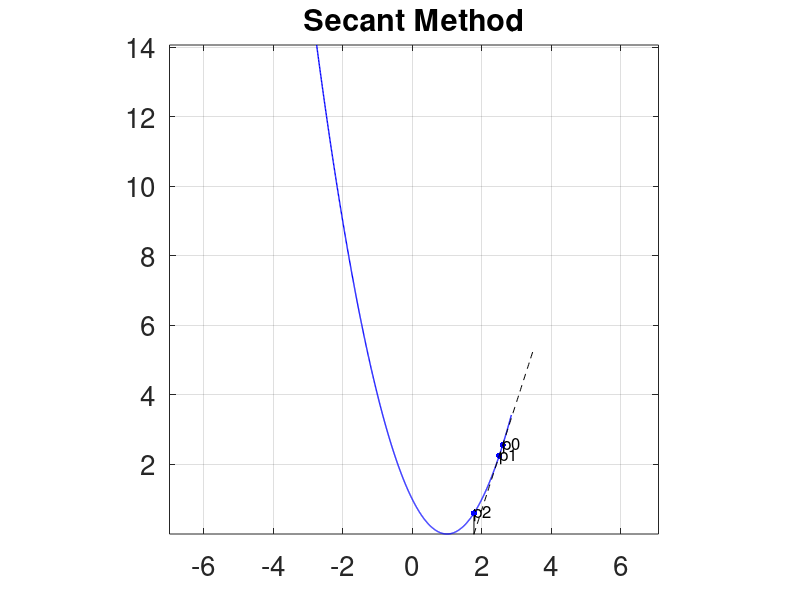

The MATLAB source for this figure: (Note: this script raises an error after producing the figure.)
  ## Initial approximations
  p0 = 2.6;
  p1 = 2.5;

  #function handle
  f = @(x) (x.^2) - (2.*x) + 1;

  q0 = f(p0);
  q1 = f(p1);

  a = 0 - min(p0, p1) - .25;
  b = 0 + max(p0, p1) + .25;
  TOL = 1e-5;   ## 0.00001 default tolerance 5 decimal places
  N = 100;      ## N is max iterations
  points = 1000; ## points plotted

  x = linspace(a,b,points);
  y = f(x);

  #store computed values
  secant_result = zeros(0,5);
  column_labels = {'n', 'p', 'f(p)', 'p+1', "f(p+1)"};

  ## PLOTTING
    plot(x,y,'b','LineWidth', 1);
    grid on;
    title('Secant Method');
    set(gca,'FontSize',20);
    y_min = min(y);
    y_max = max(y);
    % Calculate the range for both x and y
    x_range = b - a;
    y_range = y_max - y_min;
    % Determine the maximum range for the aspect ratio
    max_range = max(x_range, y_range);
    % Calculate the new axis limits
    x_center = (b + a) / 2;
    y_center = (y_max + y_min) / 2;
    x_limit = [x_center - max_range / 2, x_center + max_range / 2];
    y_limit = [y_center - max_range / 2, y_center + max_range / 2];
    % Determine the tick locations at intervals of 2
    x_ticks = floor(x_limit(1)/2)*2 : 2 : ceil(x_limit(2)/2)*2;
    y_ticks = floor(y_limit(1)/2)*2 : 2 : ceil(y_limit(2)/2)*2;
    % Set the aspect ratio to 'equal' and specify axis limits and tick locations
    axis([x_limit, y_limit]);
    axis equal;
    hold on;
    #Plot p0 and p1
    scatter(p0, q0, 20, 'b', 'filled');
    scatter(p1, q1, 20, 'b', 'filled');
    text(p0, q0, "p0","fontsize",12);
    text(p1, q1, "p1","fontsize",12);

    slope_secant = (q1 - q0) / (p1 - p0);
    intercept_secant = q0 - slope_secant * p0;
    x_values_secant = linspace(p0-1, p1+1, 100);
    y_values_secant = slope_secant * (x_values_secant - p0) + q0;
    plot(x_values_secant, y_values_secant, 'k--', 'LineWidth', 0.25);

    p = p1 - q1*(p1 - p0)/(q1 - q0);
    % Calculate the y-value of the secant line at point p
    y_secant_at_p = slope_secant * (p - p0) + q0;
    plot([p, p], [f(p), y_secant_at_p], 'k-', 'LineWidth', 0.5);

    scatter(p, f(p), 20, 'b', 'filled');
    text(p, f(p), "p2","fontsize",12);
  ## END -- PLOTTING

  for i = 2:N
    p = p1 - q1*(p1 - p0)/(q1 - q0);
    fprintf('P%02d = %.8f \n', i, p );

    %STORE data
      new_row = zeros(1,5);
      new_row(1,1) = i;
      new_row(1,2) = p0;
      new_row(1,3) = f(p0);
      new_row(1,4) = p;
      new_row(1,5) = f(p);
      secant_result = vertcat(secant_result, new_row);
      secant_result_cell = [column_labels; num2cell(secant_result)];

      scatter(p, f(p), 10, 'b', 'filled');


    ## Check for convergence
    rel_error = fn_rel_err(p0, p);
    if (rel_error < TOL)
        fprintf('Converged to solution: p%d = %.8f\n',i, p);
        scatter(p, f(p), 20, 'g', 'filled');
        text(p, f(p), ['p' num2str(i)],"fontsize",13);

        output = p;
        return;
    endif

    p0 = p1;
    q0 = q1;
    p1 = p;
    q1 = f(p);

  endfor
  hold off;
  error('Method failed after %d iterations, last value: %f',N, p);

